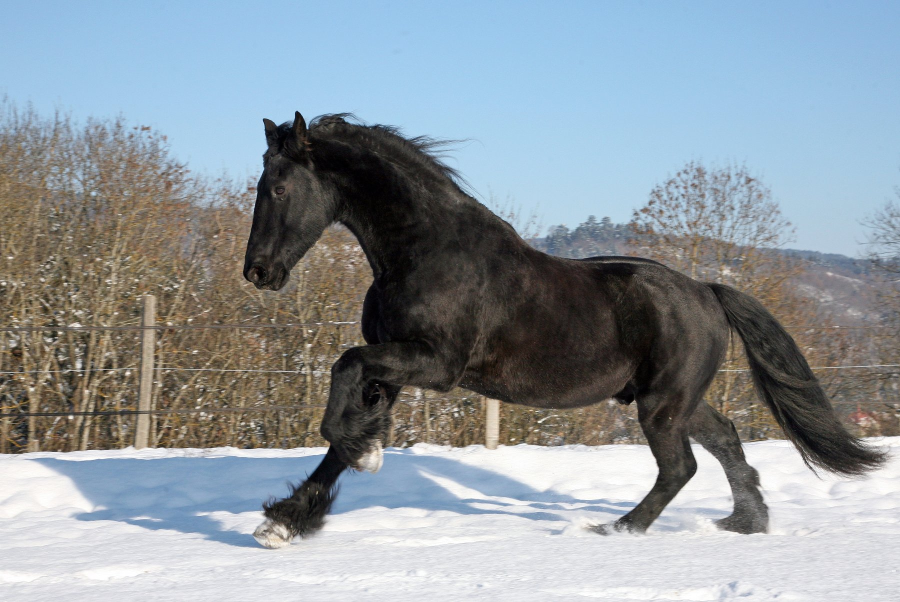
#> input picture scripts/horse/source.jpg, 1800 x 1204 px (shown at 1/2 size)
$ python trace.py
#> lines starting #> are read from the running program, lines starting #| are printed output that depends on the picture; after the words box and inside, x2 and y2 are one past the last pixel; in counts of white or black regions, pixels touching at a corner belong together
"""Trace the hero horse into etched line art.

Source: "Frison au galop dans la neige" by Fchosson, CC BY-SA 3.0,
https://commons.wikimedia.org/wiki/File:Frison_au_galop_dans_la_neige.JPG
(downscaled to 1800px). The traced artwork is a derivative and is
licensed CC BY-SA 3.0 (see site/parts/HORSE-CREDIT.md).

Mirrors the photo so the horse runs left to right, masks the horse,
then engraves it: parallel lines displaced by the coat's light (a relief
engraving), split into three weights by brightness, plus the silhouette.
Run once (needs opencv-python-headless, scikit-image); writes
site/parts/horse-art.json, which scripts/gen-horse.mjs turns into SVG.
"""
import json, os, cv2, numpy as np
from skimage import measure
here = os.path.dirname(os.path.abspath(__file__))
root = os.path.abspath(os.path.join(here, "..", ".."))
im = cv2.flip(cv2.imread(os.path.join(here, "source.jpg")), 1)
H, W = im.shape[:2]
#> H = 1204; W = 1800
hsv = cv2.cvtColor(im, cv2.COLOR_BGR2HSV); v = hsv[..., 2].astype(float); s = hsv[..., 1].astype(float)
#> after `hsv = cv2.cvtColor(im, cv2.COLOR_BGR2HSV)`: hsv: shape (1204, 1800, 3); mean H, S, V 69.4, 53.6, 166.5
#> after `s = hsv[..., 1].astype(float)`:
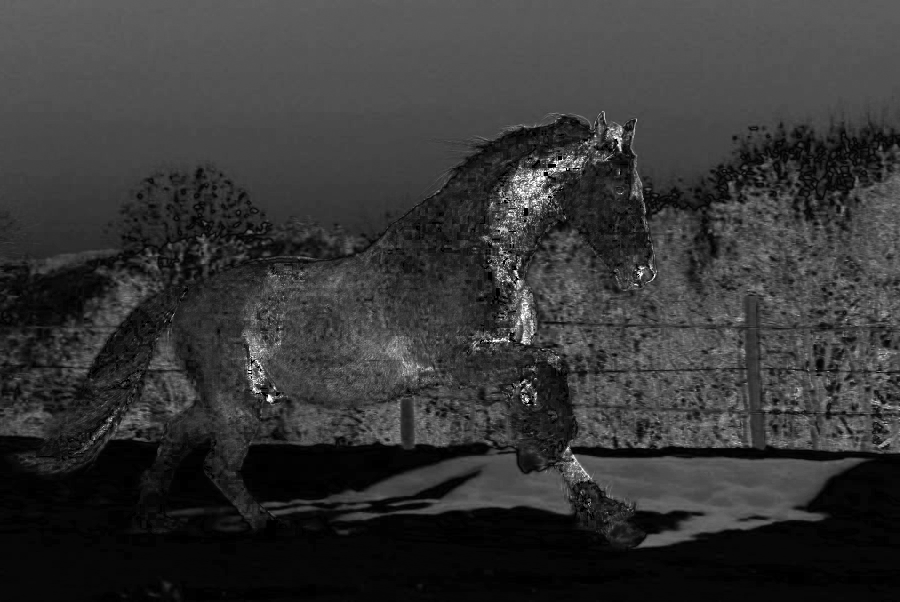
#> s: shape (1204, 1800) float64 (shown at 1/2 size); min 0, max 255, mean 53.6
def comp(d):
    d = cv2.morphologyEx(d.astype(np.uint8) * 255, cv2.MORPH_OPEN, np.ones((3, 3), np.uint8))
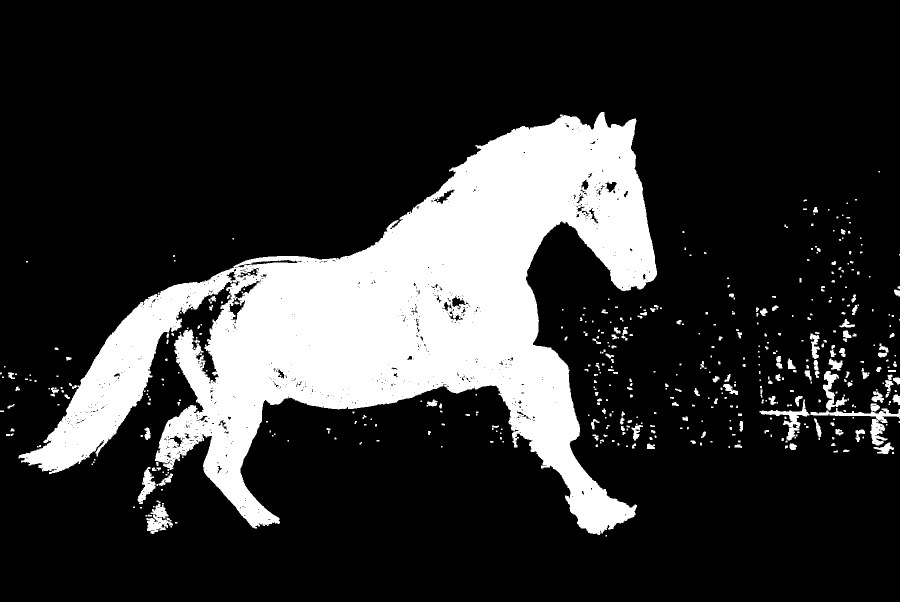
#> d: shape (1204, 1800) (shown at 1/2 size); 19.4% white; 489 white regions (251 under 20 px), largest, box (x1, y1, x2, y2) and area: (37, 224, 1314, 1070) 394386, (1621, 816, 1800, 891) 2538, (1519, 799, 1619, 881) 1690
    n, lab, st, _ = cv2.connectedComponentsWithStats(d, 8); return (lab == lab[650, 900]).astype(np.uint8) * 255
#> after `n, lab, st, _ = cv2.connectedComponentsWithStats(d, 8)`:
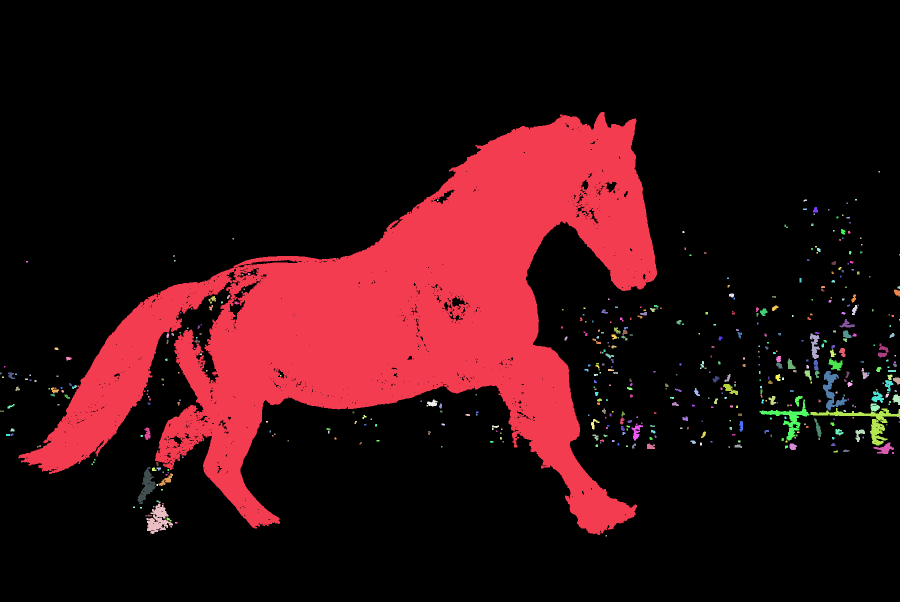
#> lab: shape (1204, 1800) int32 (shown at 1/2 size); 490 distinct labels, from 0 to 489; one colour per label, 0 black
#> after `n, lab, st, _ = cv2.connectedComponentsWithStats(d, 8)`: n = 490; st = 490 rows, first 6: [0, 0, 1800, 1204, 1745913], [37, 224, 1277, 846, 394386], [1757, 342, 3, 3, 9], [874, 399, 3, 3, 9], [1607, 399, 7, 4, 22], [1710, 398, 4, 3, 12]
#> after `return (lab == lab[650, 900]).astype(np.uint8) * 255`: returned value: shape (1204, 1800); 18.2% white; 1 white region, box (x1, y1, x2, y2) and area: (37, 224, 1314, 1070) 394386
strict = comp((v < 70) | ((v < 95) & (s < 90)))
loose = comp((v < 70) | ((v < 95) & (s < 90)) | ((v < 135) & (s < 55)))
#> in comp (call 2), `d = cv2.morphologyEx(d.astype(np.uint8) * 255, cv2.MORPH_OPEN, np.ones..`: d: shape (1204, 1800); 24.4% white; 935 white regions (396 under 20 px), largest, box (x1, y1, x2, y2) and area: (0, 224, 1315, 1076) 438872, (0, 518, 234, 734) 20604, (1496, 742, 1800, 891) 7049
#> in comp (call 2), `n, lab, st, _ = cv2.connectedComponentsWithStats(d, 8)`:
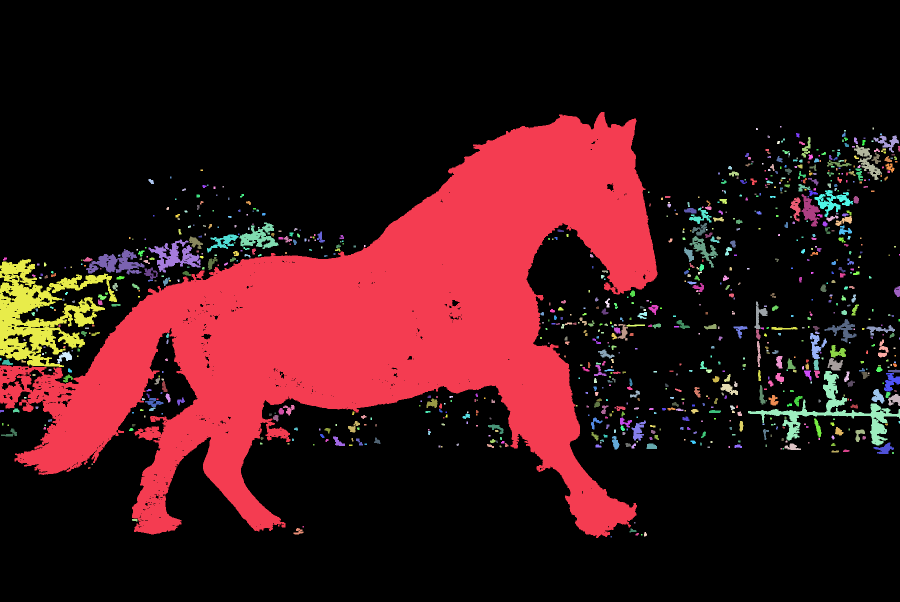
#> lab: shape (1204, 1800) int32 (shown at 1/2 size); 936 distinct labels, from 0 to 935; one colour per label, 0 black
#> in comp (call 2), `n, lab, st, _ = cv2.connectedComponentsWithStats(d, 8)`: n = 936; st = 936 rows, first 6: [0, 0, 1800, 1204, 1637872], [0, 224, 1315, 852, 438872], [1560, 252, 3, 3, 9], [1745, 255, 3, 4, 12], [1512, 256, 4, 4, 15], [1688, 260, 4, 3, 12]
#> in comp (call 2), `return (lab == lab[650, 900]).astype(np.uint8) * 255`: returned value: shape (1204, 1800); 20.3% white; 1 white region, box (x1, y1, x2, y2) and area: (0, 224, 1315, 1076) 438872
box = np.zeros_like(strict); box[760:1080, 220:430] = 255   # the far hind leg, dusted with snow
m = strict | (loose & box)
#> m: shape (1204, 1800); 18.7% white; 1 white region, box (x1, y1, x2, y2) and area: (37, 224, 1314, 1070) 406200
m = cv2.morphologyEx(m, cv2.MORPH_CLOSE, cv2.getStructuringElement(cv2.MORPH_ELLIPSE, (15, 15)))
#> m: shape (1204, 1800); 19.2% white; 1 white region, box (x1, y1, x2, y2) and area: (37, 224, 1314, 1070) 417145
ff = m.copy(); mk = np.zeros((H + 2, W + 2), np.uint8); cv2.floodFill(ff, mk, (0, 0), 255); m = m | cv2.bitwise_not(ff)
#> after `cv2.floodFill(ff, mk, (0, 0), 255)`:
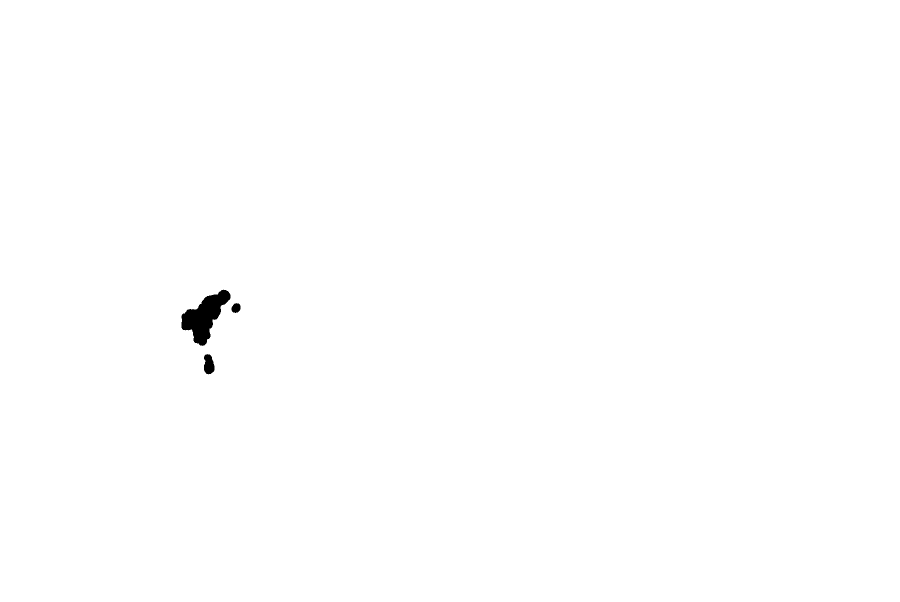
#> ff: shape (1204, 1800) (shown at 1/2 size); 99.7% white; 3 black regions, box (x1, y1, x2, y2) and area: (363, 579, 461, 692) 5185, (408, 708, 429, 749) 659, (463, 606, 481, 626) 272
#> after `m = m | cv2.bitwise_not(ff)`: m: shape (1204, 1800); 19.5% white; 1 white region, box (x1, y1, x2, y2) and area: (37, 224, 1314, 1070) 423261
m = cv2.morphologyEx(m, cv2.MORPH_OPEN, cv2.getStructuringElement(cv2.MORPH_ELLIPSE, (9, 9)))
#> m: shape (1204, 1800); 19.5% white; 1 white region, box (x1, y1, x2, y2) and area: (38, 224, 1314, 1070) 422762
n, lab, st, _ = cv2.connectedComponentsWithStats(m, 8); m = (lab == lab[650, 900]).astype(np.uint8) * 255
#> after `n, lab, st, _ = cv2.connectedComponentsWithStats(m, 8)`: n = 2; st = [[0, 0, 1800, 1204, 1744438], [38, 224, 1276, 846, 422762]]

g = cv2.cvtColor(im, cv2.COLOR_BGR2GRAY)
e = cv2.createCLAHE(clipLimit=3.0, tileGridSize=(10, 10)).apply(g)
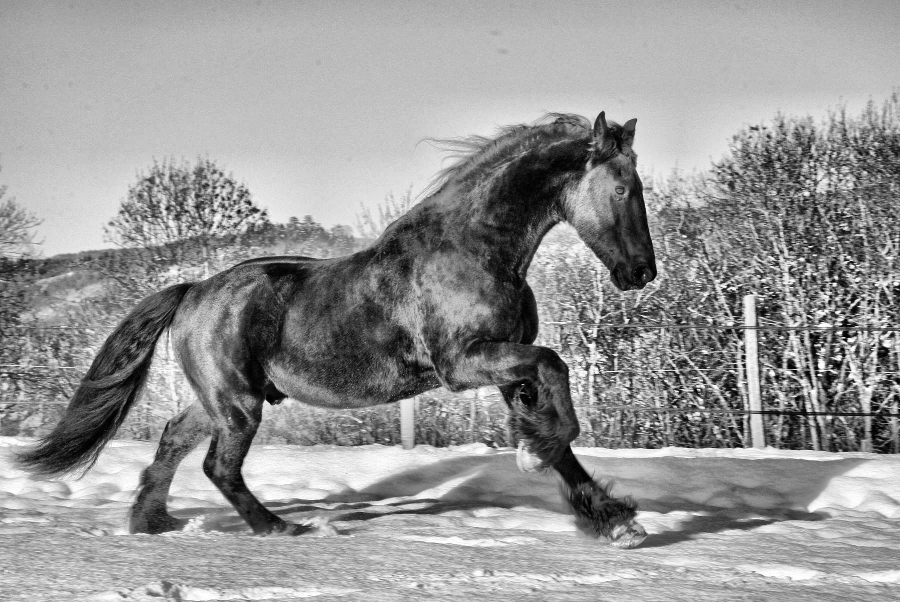
#> e: shape (1204, 1800) (shown at 1/2 size); min 0, max 255, mean 150.1
e = cv2.GaussianBlur(e, (0, 0), 2.4).astype(float)
inside = cv2.erode(m, np.ones((3, 3), np.uint8)) > 0
#> inside: shape (1204, 1800) bool; 19.2% white; 1 white region, box (x1, y1, x2, y2) and area: (39, 226, 1313, 1069) 415240
lo, hi = np.percentile(e[inside], [5, 97]); L = np.clip((e - lo) / (hi - lo), 0, 1)
#> after `lo, hi = np.percentile(e[inside], [5, 97])`: lo = 16; hi = 175
#> after `L = np.clip((e - lo) / (hi - lo), 0, 1)`:
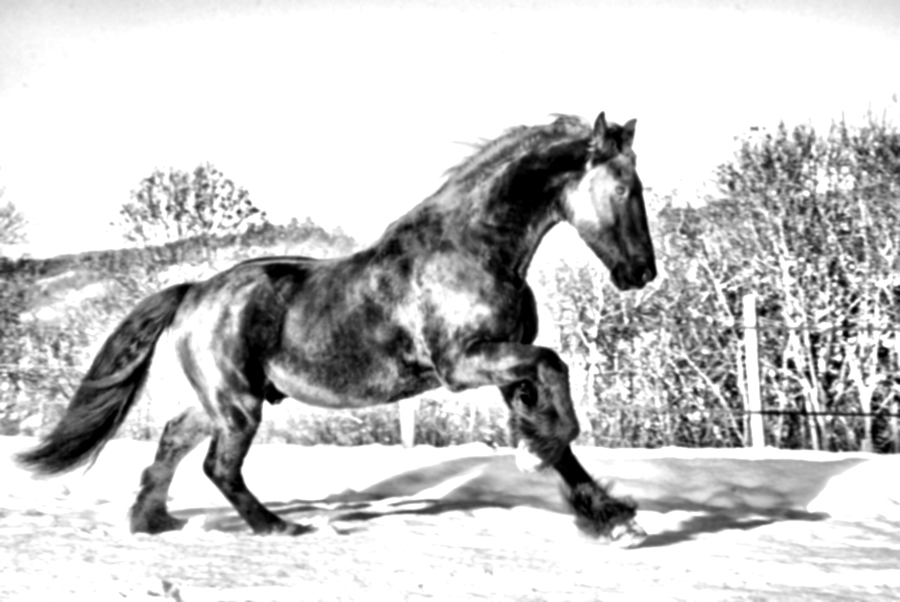
#> L: shape (1204, 1800) float64 (shown at 1/2 size); min 0, max 1, mean 0.782

def path(pts):
    pts = np.round(np.asarray(pts)).astype(int)
    keep = [0] + [i for i in range(1, len(pts)) if (pts[i] != pts[i - 1]).any()]
    pts = pts[keep]
    if len(pts) < 2: return None
    d = f"M{pts[0][0]} {pts[0][1]}l" + " ".join(f"{a} {b}" for a, b in np.diff(pts, axis=0))
    return d
weights = {0: [], 1: [], 2: []}
STEP = 5.5; ang = np.deg2rad(-14); dx, dy = np.cos(ang), np.sin(ang); nx, ny = -dy, dx
diag = int(np.hypot(W, H))
#> diag = 2165
for k in np.arange(-diag / 2, diag / 2, STEP):
    run, cur = [], None
    def flush():
        if cur is not None and len(run) > 2:
            p = path(run[::2] + ([run[-1]] if len(run) % 2 == 0 else []))
            if p: weights[cur].append(p)
    for t in np.arange(-diag / 2, diag / 2, 3):
        x0 = W / 2 + nx * k + dx * t; y0 = H / 2 + ny * k + dy * t
        xi, yi = int(x0), int(y0)
        if not (0 <= xi < W and 0 <= yi < H and inside[yi, xi]):
            flush(); run, cur = [], None; continue
        l = L[yi, xi]; off = -3.4 * l
        p = (x0 + nx * off, y0 + ny * off)
        b = 0 if l < 0.25 else (1 if l < 0.6 else 2)
        if cur is None: cur = b
        if b != cur:
            run.append(p); flush(); run, cur = [p], b
        else: run.append(p)
    flush()
mb = cv2.GaussianBlur(m.astype(float) / 255, (0, 0), 2)
outline = []
for c in measure.find_contours(mb, 0.5):
    if len(c) < 200: continue
    pts = cv2.approxPolyDP(np.array([[p[1], p[0]] for p in c], dtype=np.float32).reshape(-1, 1, 2), 0.8, True).reshape(-1, 2)
    outline.append(path(list(pts) + [pts[0]]))
#> this loop made 1 pass
#> after the loop, outline = 1 item
x, y, w, h = cv2.boundingRect(m)
#> x = 38; y = 224; w = 1276; h = 846
art = {"source": "Frison au galop dans la neige, Fchosson, CC BY-SA 3.0, Wikimedia Commons (mirrored, traced)", "width": W, "height": H, "bbox": [x, y, w, h],
       "dark": weights[0], "mid": weights[1], "light": weights[2], "outline": outline}
out = os.path.join(root, "site/parts/horse-art.json")
json.dump(art, open(out, "w"), separators=(",", ":"))
print("horse-art.json", os.path.getsize(out) // 1024, "KB", {k: len(v) for k, v in weights.items()}, "bbox", art["bbox"])
#| horse-art.json 92 KB {0: 814, 1: 1258, 2: 495} bbox [38, 224, 1276, 846]
